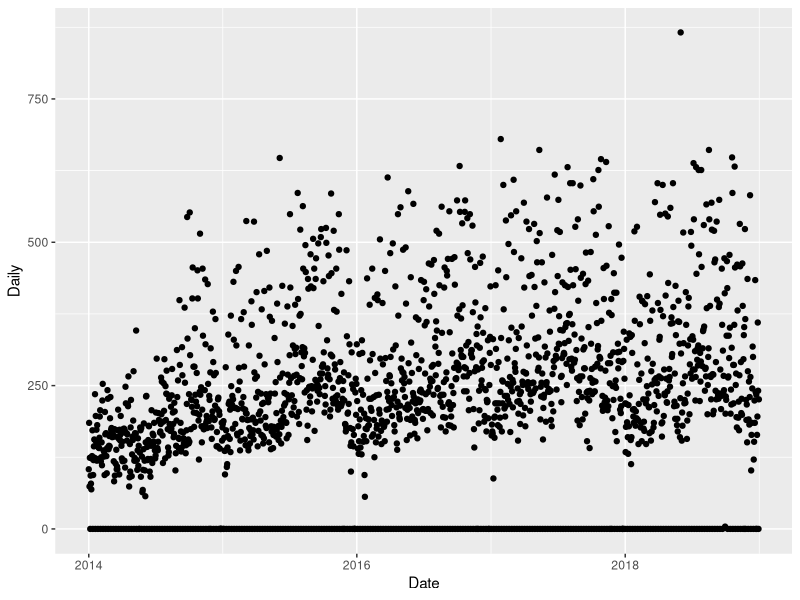
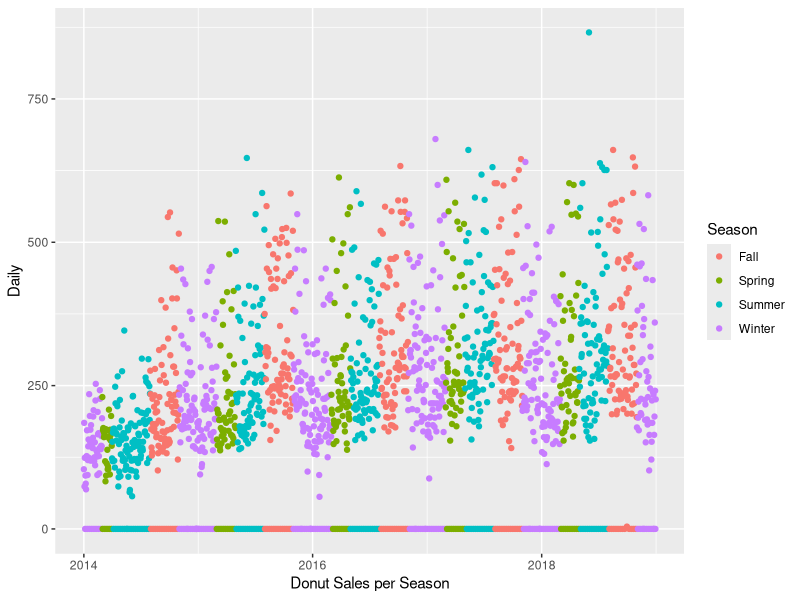
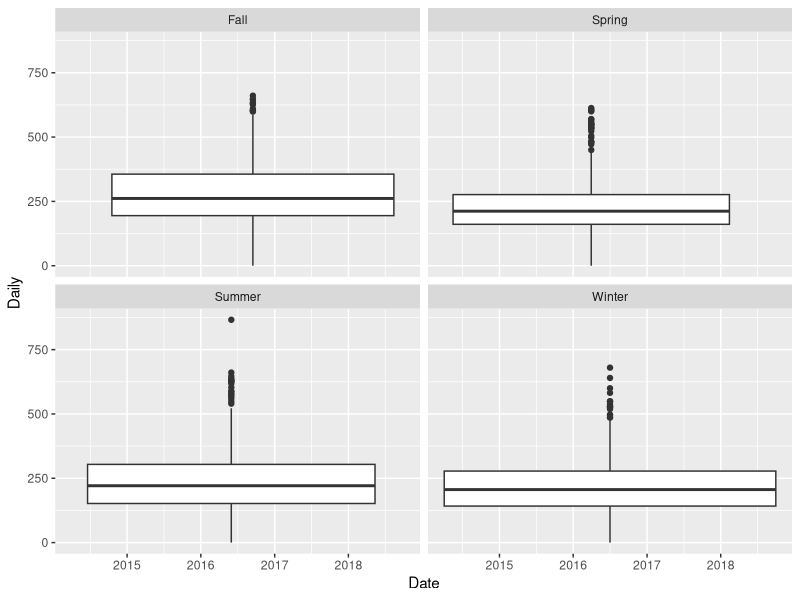

Reproduce these figures in R, in order.
## ---- chunk 1
knitr::opts_chunk$set(echo = TRUE, comment = NA)
library(tidyverse)
library(lubridate)
## ---- chunk 2
donuts <- read.csv("./tidydonuts.csv")
glimpse(donuts)
## ---- chunk 3
donuts$Date <- as.Date(donuts$Date, format = "%m/%d/%Y")
donuts$Dozen <- as.numeric(sub('\\$','',as.character(donuts$Dozen)))
donuts$Single <- as.numeric(sub('\\$','',as.character(donuts$Single)))
donuts$HalfDozen <- as.numeric(sub('\\$','',as.character(donuts$HalfDozen)))
glimpse(donuts)
## ---- chunk 4
donuts <- donuts %>% 
  mutate(Daily = as.integer(((Dozen/14.75)*12) + (Single/1.64) + ((HalfDozen/8.2)*6)))
glimpse(donuts)
## ---- chunk 5
donuts %>% 
filter(Daily == max(Daily))
## ---- chunk 6
donuts %>% 
  arrange(desc(Daily)) %>% 
  head()
## ---- chunk 7
donuts %>% 
  summarize("Total Sold" = sum(Daily),
            "Total Sales" = sum(Dozen) + sum(Single) + sum(HalfDozen))
## ---- chunk 8
donuts %>%
  ggplot(aes(Date, Daily)) +
  geom_point()
## ---- chunk 9
donuts_ms <- donuts %>%
  mutate(Year = ordered(as.factor(paste(year(Date)))),
         Month = ordered(as.factor(paste(month(Date), year(Date), sep = "/"))),
         Season = as.factor(ifelse(Month %in% c("8/2013", "9/2013", "10/2013", "8/2014", "9/2014", "10/2014", "8/2015","9/2015", "10/2015", "8/2016", "9/2016", "10/2016", "8/2017", "9/2017", "10/2017", "8/2018", "9/2018", "10/2018"), "Fall",
                  ifelse(Month %in% c("11/2013", "12/2013", "1/2013", "2/2013","11/2014", "12/2014", "1/2014", "2/2014", "11/2015", "12/2015", "1/2015", "2/2015", "11/2016", "12/2016", "1/2016", "2/2016", "11/2017", "12/2017", "1/2017", "2/2017", "11/2018", "12/2018", "1/2018", "2/2018"), "Winter",
                  ifelse(Month %in% c("3/2013", "4/2013", "3/2014", "4/2014 ", "3/2015", "4/2015", "3/2016", "4/2016", "3/2017", "4/2017", "3/2018", "4/2018"), "Spring", "Summer")))))
## ---- chunk 10
donuts_ms %>% 
  ggplot(aes(Date, Daily, color = Season)) +
  geom_point() +
  labs(x = "Donut Sales per Season")
## ---- chunk 11
donuts_ms %>% 
  ggplot(aes(Date, Daily)) +
  geom_boxplot() +
  facet_wrap(~ Season)
## ---- chunk 12
donuts_ms %>% 
  group_by(Season) %>% 
  summarize(Total = sum(Daily))
## ---- chunk 13
s13 <- read.csv("./s13.csv")
s14 <- read.csv("./s14.csv")
s15 <- read.csv("./s15.csv")
s16 <- read.csv("./s16.csv")
s17 <- read.csv("./s17.csv")
s18 <- read.csv("./s18.csv")
## ---- chunk 14
glimpse(s18)
## ---- chunk 15
s18 <- s18 %>% 
  select(Item.Name, Items.Sold, Net.Sales)
s18$Item.Name <- as.character(s18$Item.Name)
s18$Net.Sales <- as.numeric(gsub('[$,]', '', s18$Net.Sales))
glimpse(s18)
## ---- chunk 16
s18 <- s18[-c(1,2,4:6,8:11,33,37,39,47,51,52,60,65,66,68,70,71,73:76,79),]
s18$Item.Name
## ---- chunk 17
s18$Desserts <- as.integer(c(1,0,0,0,0,0,0,0,0,0,0,0,0,0,0,0,0,1,1,1,1,1,1,0,0,0,0,0,0,0,1,0,0,0,0,0,0,0,0,0,0,0,0,0,0,0,0,1,0,0,0,1,1,0,1))
glimpse(s18)
## ---- chunk 18
s18 %>% 
filter(Desserts == 1) %>% 
summarize("Total Sold" = sum(Items.Sold),
          "Net Sales" = sum(Net.Sales))
  
## ---- chunk 19
s18 %>% 
filter(Desserts == 0) %>% 
summarize("Total Sold" = sum(Items.Sold),
          "Net Sales" = sum(Net.Sales))
